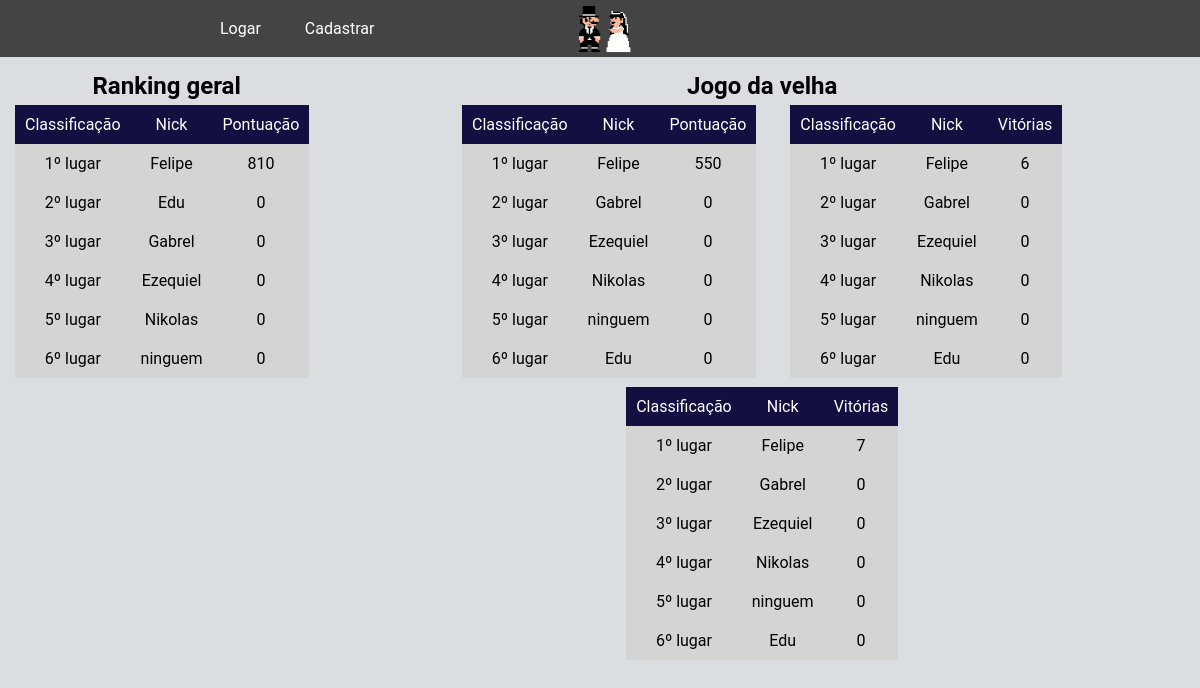
Screenshot of /lista2.php with the database file from the repository.
### tables this page shows
CREATE TABLE `usuarios` (
  `ft_perfil` varchar(50) NOT NULL,
  `id_email` varchar(50) NOT NULL,
  `senha` varchar(25) NOT NULL,
  `nome` varchar(50) NOT NULL,
  `nick` varchar(20) NOT NULL,
  `pontuacao` int(11) NOT NULL DEFAULT 0,
  `ultimo_jogo` varchar(13) NOT NULL
);

CREATE TABLE `jogo_velha` (
  `usuario` varchar(50) NOT NULL,
  `pontuacao` int(11) NOT NULL DEFAULT 0,
  `vitorias` int(11) NOT NULL DEFAULT 0,
  `derrotas` int(11) NOT NULL DEFAULT 0,
  `partidas` int(11) NOT NULL DEFAULT 0
);

### lista2.php (the view, shortened to what this page needs)
<?php
include("conexao.php");
$sql = "SELECT id_email, nick, pontuacao FROM usuarios ORDER BY pontuacao DESC";
$con = $mysqli->query($sql);
?>
<!DOCTYPE html>
<html lang="pt-br">
<head>
    <link rel="stylesheet" href="lista.css">
</head>
<body>
    <header>
        <div class="cabecalho">
            <ul class="info">
                <?php
                    if(empty($_SESSION['valido'])):
                ?>
                <li class="menu"><a class="inicio" href="login.php">Logar</a></li>
                <li class="menu"><a class="inicio" href="cadastro.php">Cadastrar</a></li>
                <?php
                    endif
                ?>
            </ul>
            <img class="logo" src="./img/logo2.png" alt="">
        </div>
    </header>
    <main>
        <div class="rank">
            <section class="pontgeral">
                <div>
                    <h1>Ranking geral</h1>
                </div>
                <table>
                    <tr class="esp">
                        <td>Classificação</td>
                        <td>Nick</td>
                        <td>Pontuação</td>
                    </tr>
                    <?php
                    $i = 1;
                    if (isset($_SESSION['valido'])):
                    $email = $_SESSION['id_email'];
                    while($dados = $con->fetch_array()){
                        if ($email != $dados['id_email']):
                    ?>
                    <tr class="dados">
                        <td><?php echo $i."º lugar" ?></td>
                        <?php $i++ ?>
                        <td><?php echo $dados["nick"] ?></td>
                        <td><?php echo $dados["pontuacao"] ?></td>
                    </tr>
                    <?php else: ?>
                    <tr class="meusdados">
                        <td><?php echo $i."º lugar" ?></td>
                        <?php $i++ ?>
                        <td><?php echo $dados["nick"] ?></td>
                        <td><?php echo $dados["pontuacao"] ?></td>
                    </tr>
                    <?php
                        endif;
                    }
                    else:
                        while($dados = $con->fetch_array()){
                    ?>
                    <tr class="dados">
                        <td><?php echo $i."º lugar" ?></td>
                        <?php $i++ ?>
                        <td><?php echo $dados["nick"] ?></td>
                        <td><?php echo $dados["pontuacao"] ?></td>
                    </tr>
                    <?php
                    }
                    endif
                    ?>
                </table>
            </section>
            <?php
            if (isset($jogo)):
                if ($jogo['ultimo_jogo'] == "velha"):
            ?>
            <section class="velha">
                <h1>Jogo da velha</h1>
                <section class="pont">
                    <?php
                    $sql = "SELECT usuario, pontuacao FROM jogo_velha ORDER BY pontuacao DESC";
                    $con = $mysqli->query($sql);
                    ?>
                    <table>
                        <thead>
                            <tr class="esp">
                                <td>Classificação</td>
                                <td>Nick</td>
                                <td>Pontuação</td>
                            </tr>
                        </thead>
                        <tbody>
                            <?php
                            $i = 1;
                            if (isset($_SESSION['valido'])):
                                $email = $_SESSION['id_email'];
                                while ($dados = $con->fetch_array()){
                                    if ($email != $dados['usuario']):
                            ?>
                            <tr class="dados">
                                <td><?php echo $i."º lugar" ?></td>
                                <?php $i++ ?>
                                <td>
                                    <?php
                                    $usuario = $dados["usuario"];
                                    $sql = "SELECT nick FROM usuarios WHERE id_email = '$usuario'";
                                    $pesq = $mysqli->query($sql);
                                    $nick = $pesq->fetch_assoc();
                                    echo $nick["nick"]
                                    ?>
                                </td>
                                <td><?php echo $dados["pontuacao"] ?></td>
                            </tr>
                            <?php   else: ?>
                            <tr class="meusdados">
                                <td><?php echo $i."º lugar" ?></td>
                                <?php $i++ ?>
                                <td>
                                    <?php
                                    $usuario = $dados["usuario"];
                                    $sql = "SELECT nick FROM usuarios WHERE id_email = '$usuario'";
                                    $pesq = $mysqli->query($sql);
                                    $nick = $pesq->fetch_assoc();
                                    echo $nick["nick"]
                                    ?>
                                </td>
                                <td><?php echo $dados["pontuacao"] ?></td>
                            </tr>
                            <?php
                                    endif;
                                }
                            endif
                            ?>
                        </tbody>
                    </table>
                </section>
                <section class="vit">
                    <?php
                    $sql = "SELECT usuario, vitorias FROM jogo_velha ORDER BY vitorias DESC";
                    $con = $mysqli->query($sql);
                    ?>
                    <table>
                        <tr class="esp">
                            <td>Classificação</td>
                            <td>Nick</td>
                            <td>Vitórias</td>
                        </tr>
                        <?php
                        $i = 1;
                        if (isset($_SESSION['valido'])):
                            $email = $_SESSION['id_email'];
                            while ($dados = $con->fetch_array()){
                                if ($email != $dados['usuario']):
                        ?>
                        <tr class="dados">
                            <td><?php echo $i."º lugar" ?></td>
                            <?php $i++ ?>
                            <td>
                                <?php
                                $usuario = $dados["usuario"];
                                $sql = "SELECT nick FROM usuarios WHERE id_email = '$usuario'";
                                $pesq = $mysqli->query($sql);
                                $nick = $pesq->fetch_assoc();
                                echo $nick["nick"]
                                ?>
                            </td>
                            <td><?php echo $dados["vitorias"] ?></td>
                        </tr>
                        <?php   else: ?>
                        <tr class="meusdados">
                            <td><?php echo $i."º lugar" ?></td>
                            <?php $i++ ?>
                            <td>
                                <?php
                                $usuario = $dados["usuario"];
                                $sql = "SELECT nick FROM usuarios WHERE id_email = '$usuario'";
                                $pesq = $mysqli->query($sql);
                                $nick = $pesq->fetch_assoc();
                                echo $nick["nick"]
                                ?>
                            </td>
                            <td><?php echo $dados["vitorias"] ?></td>
                        </tr>
                        <?php
                                endif;
                            }
                        endif
                        ?>
                    </table>
                </section>
                <section class="part">
                    <?php
                    $sql = "SELECT usuario, partidas FROM jogo_velha ORDER BY partidas DESC";
                    $con = $mysqli->query($sql);
                    ?>
                    <table>
                        <tr class="esp">
                            <td>Classificação</td>
                            <td>Nick</td>
                            <td>Partidas</td>
                        </tr>
                        <?php
                        $i = 1;
                        if (isset($_SESSION['valido'])):
                            $email = $_SESSION['id_email'];
                            while ($dados = $con->fetch_array()){
                                if ($email != $dados['usuario']):
                        ?>
                        <tr class="dados">
                            <td><?php echo $i."º lugar" ?></td>
                            <?php $i++ ?>
                            <td>
                                <?php
                                $usuario = $dados["usuario"];
                                $sql = "SELECT nick FROM usuarios WHERE id_email = '$usuario'";
                                $pesq = $mysqli->query($sql);
                                $nick = $pesq->fetch_assoc();
                                echo $nick["nick"]
                                ?>
                            </td>
                            <td><?php echo $dados["partidas"] ?></td>
                        </tr>
                        <?php   else: ?>
                        <tr class="meusdados">
                            <td><?php echo $i."º lugar" ?></td>
                            <?php $i++ ?>
                            <td>
                                <?php
                                $usuario = $dados["usuario"];
                                $sql = "SELECT nick FROM usuarios WHERE id_email = '$usuario'";
                                $pesq = $mysqli->query($sql);
                                $nick = $pesq->fetch_assoc();
                                echo $nick["nick"]
                                ?>
                            </td>
                            <td><?php echo $dados["partidas"] ?></td>
                        </tr>
                        <?php
                                endif;
                            }
                        endif
                        ?>
                    </table>
                </section>
            </section>
            <?php
                endif;
            else:
            ?>
            <section class="velha">
                <h1>Jogo da velha</h1>
                <section class="pont">
                    <?php
                    $sql = "SELECT usuario, pontuacao FROM jogo_velha ORDER BY pontuacao DESC";
                    $con = $mysqli->query($sql);
                    ?>
                    <table>
                        <tr class="esp">
                            <td>Classificação</td>
                            <td>Nick</td>
                            <td>Pontuação</td>
                        </tr>
                        <?php
                        $i = 1;
                        while ($dados = $con->fetch_array()){
                        ?>
                        <tr class="dados">
                            <td><?php echo $i."º lugar" ?></td>
                            <?php $i++ ?>
                            <td>
                                <?php
                                $usuario = $dados["usuario"];
                                $sql = "SELECT nick FROM usuarios WHERE id_email = '$usuario'";
                                $pesq = $mysqli->query($sql);
                                $nick = $pesq->fetch_assoc();
                                echo $nick["nick"]
                                ?>
                            </td>
                            <td><?php echo $dados["pontuacao"] ?></td>
                        </tr>
                        <?php
                        }
                        ?>
                    </table>
                </section>
                <section class="vit">
                    <?php
                    $sql = "SELECT usuario, vitorias FROM jogo_velha ORDER BY vitorias DESC";
                    $con = $mysqli->query($sql);
                    ?>
                    <table>
                        <tr class="esp">
                            <td>Classificação</td>
                            <td>Nick</td>
                            <td>Vitórias</td>
                        </tr>
                        <?php
                        $i = 1;
                        while ($dados = $con->fetch_array()){
                        ?>
                        <tr class="dados">
                            <td><?php echo $i."º lugar" ?></td>
                            <?php $i++ ?>
                            <td>
                                <?php
                                $usuario = $dados["usuario"];
                                $sql = "SELECT nick FROM usuarios WHERE id_email = '$usuario'";
                                $pesq = $mysqli->query($sql);
                                $nick = $pesq->fetch_assoc();
                                echo $nick["nick"]
                                ?>
                            </td>
                            <td><?php echo $dados["vitorias"] ?></td>
                        </tr>
                        <?php
                        }
                        ?>
                    </table>
                </section>
                <section class="part">
                    <?php
                    $sql = "SELECT usuario, partidas FROM jogo_velha ORDER BY partidas DESC";
                    $con = $mysqli->query($sql);
                    ?>
                    <table>
                        <tr class="esp">
                            <td>Classificação</td>
                            <td>Nick</td>
                            <td>Vitórias</td>
                        </tr>
                        <?php
                        $i = 1;
                        while ($dados = $con->fetch_array()){
                        ?>
                        <tr class="dados">
                            <td><?php echo $i."º lugar" ?></td>
                            <?php $i++ ?>
                            <td>
                                <?php
                                $usuario = $dados["usuario"];
                                $sql = "SELECT nick FROM usuarios WHERE id_email = '$usuario'";
                                $pesq = $mysqli->query($sql);
                                $nick = $pesq->fetch_assoc();
                                echo $nick["nick"]
                                ?>
                            </td>
                            <td><?php echo $dados["partidas"] ?></td>
                        </tr>
                        <?php
                        }
                        ?>
                    </table>
                </section>
            </section>
            <?php
            endif
            ?>
        </div>
    </main>
</body>
</html>

### rows the page displays
usuarios: nick "Felipe", pontuacao "810"
usuarios: nick "Edu", pontuacao "0"
usuarios: nick "Gabrel", pontuacao "0"
usuarios: nick "Ezequiel", pontuacao "0"
usuarios: nick "Nikolas", pontuacao "0"
usuarios: nick "ninguem", pontuacao "0"
jogo_velha: usuarios.nick "Felipe", pontuacao "550", vitorias "6", partidas "7"
jogo_velha: usuarios.nick "Gabrel", pontuacao "0", vitorias "0", partidas "0"
jogo_velha: usuarios.nick "Ezequiel", pontuacao "0", vitorias "0", partidas "0"
jogo_velha: usuarios.nick "Nikolas", pontuacao "0", vitorias "0", partidas "0"
jogo_velha: usuarios.nick "ninguem", pontuacao "0", vitorias "0", partidas "0"
jogo_velha: usuarios.nick "Edu", pontuacao "0", vitorias "0", partidas "0"
